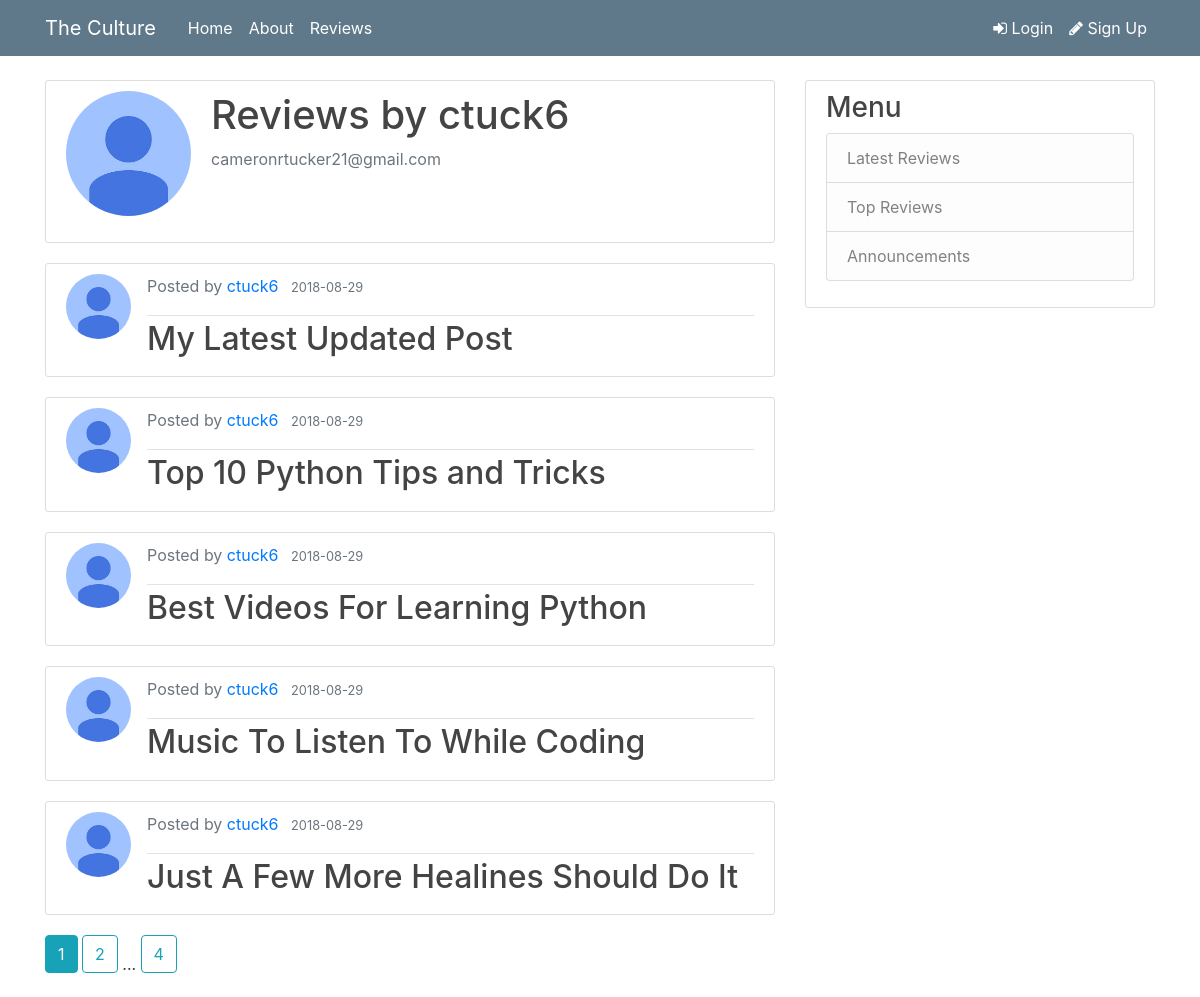
Page /user/ctuck6 on the committed database.
### app/database.py (models this page shows, shortened)
class User(db.Model, UserMixin):
    id = db.Column(db.Integer, primary_key = True)
    username = db.Column(db.String(20), unique = True, nullable = False)
    email = db.Column(db.String(50), unique = True, nullable = False)
    image_file = db.Column(db.String(20), unique = False, nullable = False, default = "default_" + str(random.randint(1, 5)) + ".jpg")
    password = db.Column(db.String(20), nullable = False)
    reviews = db.relationship("Review", backref = "author", lazy = True)

class Review(db.Model):
    id = db.Column(db.Integer, primary_key = True)
    title = db.Column(db.String(100), nullable = False)
    date_posted = db.Column(db.DateTime, nullable = False, default = datetime.utcnow)
    body = db.Column(db.Text, nullable = False)
    userId = db.Column(db.Integer, db.ForeignKey('user.id'), nullable = False)

### app/users/routes.py (the view)
@users.route("/user/<string:username>")
def user_reviews(username):
	page = request.args.get("page", 1, type = int)
	user = User.query.filter_by(username = username).first_or_404()
	reviews = Review.query.filter_by(author = user).order_by(Review.date_posted.desc()).paginate(page = page, per_page = 5)
	return render_template("user_reviews.html", reviews = reviews, user = user)

### app/templates/user_reviews.html
{% extends "layout.html" %}
{% block content %}
  <div class="content-section">
    <div class="media">
      <img class="rounded-circle account-img" src="{{ url_for('static', filename='profilePics/' + user.image_file) }}">
      <div class="media-body">
        <h2 class="account-heading">Reviews by {{ user.username }}</h2>
        <p class="text-secondary">{{ user.email }}</p>
      </div>
    </div>
  </div>
  <ul class="list-group">
  	{% for review in reviews.items %}
  	  <article class="media content-section">
        <img class="rounded-circle article-img" src="{{ url_for('static', filename='profilePics/' + review.author.image_file) }}">
        <div class="media-body">
          <div class="article-metadata">
            <p class="text-muted">Posted by
              <a class="mr-2" href="{{ url_for('users.user_reviews', username = review.author.username) }}">{{ review.author.username }}</a>
              <small class="text-muted">{{ review.date_posted.strftime('%Y-%m-%d') }}</small>
            </p>
          </div>
          <h2><a class="article-title" href="{{ url_for('reviews.review', review_id = review.id) }}">{{ review.title }}</a></h2>
        </div>
      </article>
	{% endfor %}
  </ul>
  {% for page_num in reviews.iter_pages(left_edge = 1, right_edge = 1, left_current = 1, right_current = 2) %}
	{% if page_num %}
	  {% if reviews.page == page_num %}
	    <a class="btn btn-info mb-4" href="{{ url_for('users.user_reviews', username = user.username, page = page_num) }}">{{ page_num }}</a>
	  {% else %}
	    <a class="btn btn-outline-info mb-4" href="{{ url_for('users.user_reviews', username = user.username, page = page_num) }}">{{ page_num }}</a>
	  {% endif %}
	{% else %}
	  ...
	{% endif %}
  {% endfor %}<br>
{% endblock content %}

### app/static/main.css (style rules this page uses)
body { background: #ffffff; color: #333333; margin-top: 5rem; }
h1, h2, h3, h4, h5, h6 { color: #444444; }
.content-section { background: #ffffff; padding: 10px 20px; border: 1px solid #dddddd; border-radius: 3px; margin-bottom: 20px; }
.article-title { color: #444444; }
.article-img { height: 65px; width: 65px; margin-right: 16px; }
.article-metadata { padding-bottom: 1px; margin-bottom: 4px; border-bottom: 1px solid #e3e3e3 }
.account-img { height: 125px; width: 125px; margin-right: 20px; margin-bottom: 16px; }
.account-heading { font-size: 2.5rem; }

### rows in the picture
User: image_file (placeholder picture), username "ctuck6", email "cameronrtucker21@gmail.com"
Review: image_file (placeholder picture), author.username "ctuck6", date_posted "2018-08-29", title "My Latest Updated Post"
Review: image_file (placeholder picture), author.username "ctuck6", date_posted "2018-08-29", title "Top 10 Python Tips and Tricks"
Review: image_file (placeholder picture), author.username "ctuck6", date_posted "2018-08-29", title "Best Videos For Learning Python"
Review: image_file (placeholder picture), author.username "ctuck6", date_posted "2018-08-29", title "Music To Listen To While Coding"
Review: image_file (placeholder picture), author.username "ctuck6", date_posted "2018-08-29", title "Just A Few More Healines Should Do It"

### other values in the picture
{{ page_num }} "1"
{{ page_num }} "2" "4"
